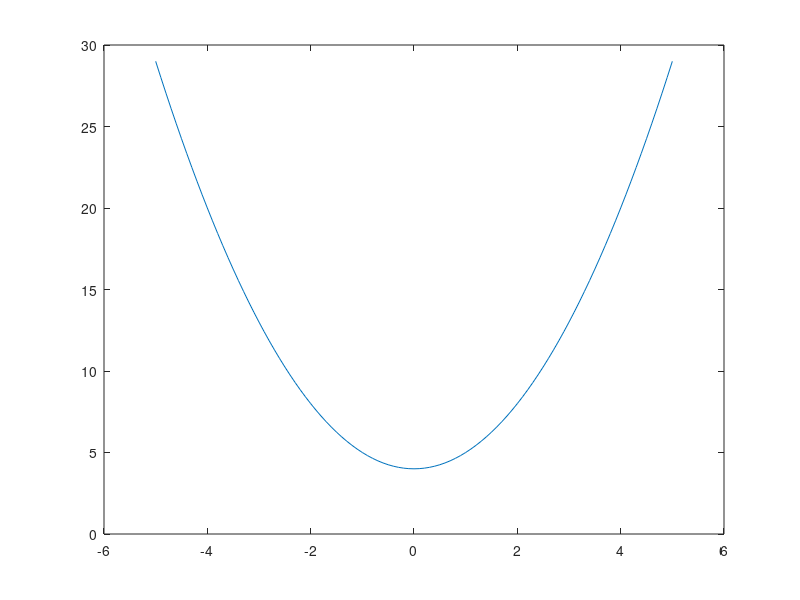

Recreate this plot in MATLAB.
%    lab1
close all;
clearvars;
clc;

H = [10;20;30];
V = [3,4,5];

multMat = H * V;
multL = V * H;




%      rysowanie wykresu funkcji

x = -5:0.1:5;   
%y = x.^2 - 4;
%y1 = 2*x.^3 + 3*x.^2 + 7*x + 10;
%plot(x,y),
%hold("on")
%plot(x,y1,'r--'),

%y2 = sin(x);
 %hold("on")
%plot(x,y2),


%     funkcja zewnętrzna

%[y1,y2,y3] = myfunction(x);

%plot(x,y1),
%hold("on")
%plot(x,y2),
%hold("on")
%plot(x,y3),

%wyliczanie wartości funkcji za pomoca pętli



[x_row, x_col] = size(x),
y4 = zeros(x_row,x_col); % tworzę macierz z samych zer o rozmiarze 1x101

for  i=1:size(x,2) %size(zmienna, element rozmiaru)
     y4(i) = x(i)^2 + 4;
end

plot(x,y4),
    
    

